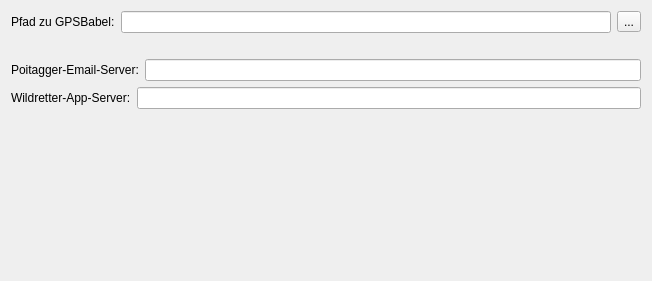
<?xml version="1.0" encoding="UTF-8"?>
<ui version="4.0">
 <class>Form</class>
 <widget class="QWidget" name="Form">
  <property name="geometry">
   <rect>
    <x>0</x>
    <y>0</y>
    <width>652</width>
    <height>281</height>
   </rect>
  </property>
  <property name="windowTitle">
   <string>Form</string>
  </property>
  <layout class="QVBoxLayout" name="verticalLayout">
   <item>
    <layout class="QHBoxLayout" name="horizontalLayout_5">
     <item>
      <widget class="QLabel" name="label_11">
       <property name="text">
        <string>Pfad zu GPSBabel:</string>
       </property>
      </widget>
     </item>
     <item>
      <widget class="QLineEdit" name="gpsbabelLE">
       <property name="enabled">
        <bool>true</bool>
       </property>
      </widget>
     </item>
     <item>
      <widget class="QToolButton" name="gpsbabelTB">
       <property name="text">
        <string>...</string>
       </property>
      </widget>
     </item>
    </layout>
   </item>
   <item>
    <widget class="QLabel" name="label">
     <property name="enabled">
      <bool>true</bool>
     </property>
     <property name="text">
      <string/>
     </property>
    </widget>
   </item>
   <item>
    <layout class="QHBoxLayout" name="horizontalLayout">
     <item>
      <widget class="QLabel" name="label_2">
       <property name="text">
        <string>Poitagger-Email-Server:</string>
       </property>
      </widget>
     </item>
     <item>
      <widget class="QLineEdit" name="emailLE"/>
     </item>
    </layout>
   </item>
   <item>
    <layout class="QHBoxLayout" name="horizontalLayout_2">
     <item>
      <widget class="QLabel" name="label_3">
       <property name="text">
        <string>Wildretter-App-Server:</string>
       </property>
      </widget>
     </item>
     <item>
      <widget class="QLineEdit" name="wildretterLE"/>
     </item>
    </layout>
   </item>
   <item>
    <spacer name="verticalSpacer">
     <property name="orientation">
      <enum>Qt::Vertical</enum>
     </property>
     <property name="sizeHint" stdset="0">
      <size>
       <width>20</width>
       <height>40</height>
      </size>
     </property>
    </spacer>
   </item>
  </layout>
 </widget>
 <resources/>
 <connections/>
</ui>
